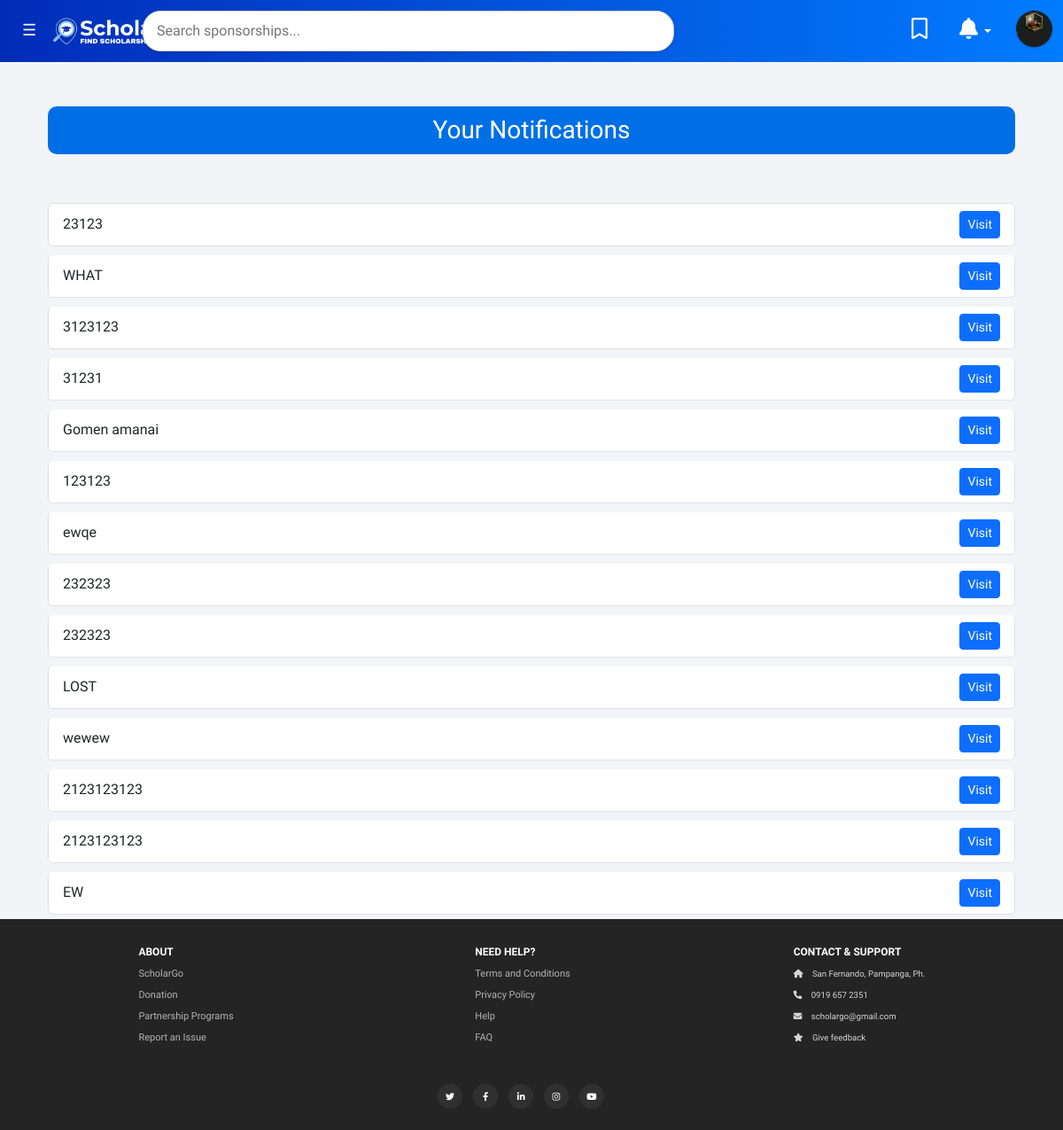
/notifications (signed in), run on the app's committed database.
### website/models.py (models this page shows, shortened)
class User(db.Model, UserMixin):
    id = db.Column(db.Integer, primary_key=True)
    username = db.Column(db.String(150), unique=True)
    image = db.Column(db.String(300), nullable=True)
    city = db.Column(db.String(150))
    birthdate = db.Column(db.Date, nullable=False)
    province = db.Column(db.String(150))
    notifications = db.relationship('Notification', backref='user', lazy=True)
    postalcode = db.Column(db.String(150))
    picture_path = db.Column(db.String(255), nullable=False)
    educationlevel = db.Column(db.String(150))
    email = db.Column(db.String(150), unique=True)
    password = db.Column(db.String(150))
    first_name = db.Column(db.String(150))
    last_name = db.Column(db.String(150))
    gender = db.Column(db.String(150))
    course = db.Column(db.String(150), nullable=True)
    phone_number = db.Column(db.String(150))
    gpa = db.Column(db.Float)
    extracurricular_activities = db.Column(db.String(300))
    financial_status = db.Column(db.String(150))
    notes = db.relationship('Note', backref='user', lazy=True)
    followed_sponsorships = db.relationship('Sponsorship_data', secondary=user_sponsorship,
                                             lazy='subquery', backref=db.backref('followers', lazy=True))
    comments = db.relationship('Comment', backref='user', lazy=True)

class Notification(db.Model):
    id = db.Column(db.Integer, primary_key=True)
    user_id = db.Column(db.Integer, db.ForeignKey('user.id'), nullable=False)
    sponsorship_id = db.Column(db.Integer, db.ForeignKey('sponsorship_data.id'), nullable=False)  # Add this line
    message = db.Column(db.String(255), nullable=False)
    is_read = db.Column(db.Boolean, default=False)
    priority = db.Column(db.String(50), nullable=True)
    alarm_date = db.Column(db.DateTime(timezone=True), nullable=True)  # Make alarm_date timezone-aware
    created_at = db.Column(db.DateTime(timezone=True), default=func.now())  # Store in UTC

### website/auth.py (the view)
@auth.route('/notifications')
@login_required
def notifications():
    user_notifications = Notification.query.filter_by(user_id=current_user.id).order_by(Notification.created_at.desc()).all()
    Notification.query.filter_by(user_id=current_user.id, is_read=False).update({'is_read': True})
    unread_count = Notification.query.filter_by(user_id=current_user.id, is_read=False).count()
    db.session.commit()
    return render_template("notifications.html", notifications=user_notifications, unread_count=unread_count, user=current_user)

### website/templates/notifications.html (shortened to what this page needs)
{% extends "base.html" %}
{% block content %}
<div class="container mt-5">
    <h2>Your Notifications</h2>
    <ul class="list-group mt-3" id="notification-list">
        {% for notification in notifications %}
            <li class="list-group-item d-flex justify-content-between align-items-center {% if not notification.is_read %}list-group-item-info{% endif %}">
                <span>{{ notification.message }}</span>
                <a href="{{ url_for('views.view_sponsorship', sponsor_id=notification.sponsorship_id) }}" class="btn btn-sm btn-primary">
                    Visit
                </a>
            </li>
        {% else %}
            <li class="list-group-item">You have no notifications.</li>
        {% endfor %}
    </ul>
</div>
{% endblock %}

### website/templates/base.html (shortened to what this page needs)
<!DOCTYPE html>
<html lang="en">
<head>
    <link href="https://cdn.jsdelivr.net/npm/bootstrap@5.3.0-alpha1/dist/css/bootstrap.min.css" rel="stylesheet">
    <link rel="stylesheet" href="{{ url_for('static', filename='css/base.css') }}">
    <link rel="stylesheet" href="{{ url_for('static', filename='css/footer.css') }}">
    <link rel="stylesheet" href="https://cdnjs.cloudflare.com/ajax/libs/font-awesome/6.0.0-beta3/css/all.min.css" />
</head>
<body>
    <nav class="navbar navbar-expand-lg" style="background-color: #1A32D0;">
        <div class="container-fluid">
            <div class="nav-logo" >
                <img src="/static/images/nav-logo.png" alt="Logo">
            </div>
            <div class="collapse navbar-collapse" id="navbarSupportedContent">
                <ul class="navbar-nav me-auto mb-2 mb-lg-0">
                    {% if current_user.is_authenticated %}
                        {% if session['user_type'] == 'User' %}
                        <button class="hamburger-btn" id="toggleSidebar">
                            ☰
                        </button>
                    </div>
                <ul class="navbar-nav ms-auto mb-2 mb-lg-0">
                    <li class="nav-item">
                        <form action="{{ url_for('views.search') }}" method="get" class="d-flex search-form">
                            <input type="text" class="search-bar" name="q" value="{{ query }}" placeholder="Search sponsorships..." required>
                        </form>
                    </li>
                    <li class="nav-item">
                        <a class="nav-link text-white" id="bookmarks" href="/follow">
                            <i class="far fa-bookmark"></i>
                        </a>
                    </li>
                    <li class="nav-item dropdown">
                        <a class="nav-link dropdown-toggle text-white" id="notificationsDropdown" role="button" data-bs-toggle="dropdown" aria-expanded="false">
                            <i class="fa-solid fa-bell"></i>
                        </a>
                    </li>
                    <li class="nav-item">
                        <a class="nav-link p-0" id="profilePic" href="/profile">
                            <img src="{{ url_for('static', filename='uploads/' + current_user.picture_path) }}" alt="Profile Picture" class="nav-profile-img">
                        </a>
                    </li>
                </ul>
            </div>
                        {% elif session['user_type'] == 'Sponsorship' %}
                            <li class="nav-item"><a class="nav-link text-white" id="sponsordashboard" href="/">Sponsor Dashboard</a></li>
                            <li class="nav-item"><a class="nav-link text-white" id="profilesponsor" href="/profilesponsor">Profile Settings</a></li>
                        {% endif %}
                    {% endif %}
    </nav>
    <div class="container">
        {% block content %} {% endblock %}
    </div>
    <footer>
        <div class="container">
            <div class="row">
                <div class="col-md-4 footer-column">
                    <ul class="nav flex-column">
                        <li class="nav-item">
                            <span class="footer-title">About</span>
                        </li>
                        <li class="footer nav-item"><a class="nav-link-footer" href="#">ScholarGo</a></li>
                        <li class="footer nav-item"><a class="nav-link-footer" href="#">Donation</a></li>
                        <li class="footer nav-item"><a class="nav-link-footer" href="#">Partnership Programs</a></li>
                        <li class="footer nav-item"><a class="nav-link-footer" href="#">Report an Issue</a></li>
                    </ul>
                </div>
                <div class="col-md-4 footer-column">
                    <ul class="nav flex-column">
                        <li class="nav-item">
                            <span class="footer-title">Need Help?</span>
                        </li>
                        <li class="nav-item"><a class="nav-link-footer" href="#">Terms and Conditions</a></li>
                        <li class="nav-item"><a class="nav-link-footer" href="#">Privacy Policy</a></li>
                        <li class="nav-item"><a class="nav-link-footer" href="#">Help</a></li>
                        <li class="nav-item"><a class="nav-link-footer" href="#">FAQ</a></li>
                    </ul>
                </div>
                <div class="col-md-4 footer-column">
                    <ul class="nav flex-column">
                        <li class="nav-item">
                            <span class="footer-title">Contact & Support</span>
                        </li>
                        <li class="nav-item"><span class="navlink-footer"><i class="fas fa-home"></i> San Fernando, Pampanga, Ph.</span></li>
                        <li class="nav-item"><span class="navlink-footer"><i class="fas fa-phone"></i> 0919 657 2351</span></li>
                        <li class="nav-item"><span class="navlink-footer"><i class="fas fa-envelope"></i> scholargo@gmail.com</span></li>
                        <li class="nav-item"><span class="navlink-footer"><i class="fas fa-star"></i> Give feedback</span></li>
                    </ul>
                </div>
                <div class="row icons">
                    <div class="col-12 text-center">
                        <ul class="list-inline social-buttons">
                            <li class="list-inline-item"><a href="#"><i class="fab fa-twitter"></i></a></li>
                            <li class="list-inline-item"><a href="#"><i class="fab fa-facebook-f"></i></a></li>
                            <li class="list-inline-item"><a href="#"><i class="fab fa-linkedin-in"></i></a></li>
                            <li class="list-inline-item"><a href="#"><i class="fab fa-instagram"></i></a></li>
                            <li class="list-inline-item"><a href="#"><i class="fab fa-youtube"></i></a></li>
                        </ul>
                    </div>
                </div>
            </div>
        </div>
    </footer>
</body>
</html>

### website/static/css/base.css (style rules this page uses)
body { font-family: 'Montserrat', sans-serif; background-color: #f2f4f7; color: #ffffff; }
.hamburger-btn { position: fixed; top: 10px; left: 10px; background-color: transparent; color: #f2f4f7; border: none; padding: 10px 15px; font-size: 18px; cursor: pointer; z-index: 1100; border-radius: 5px; transition: opacity 0.3s ease, transform 0.3s ease, font-size 0.3s ease, color 0.3s ease; }
.nav-item { margin-right: 20px; }
.nav-item:last-child { margin-right: 0; }
.nav-profile-img { width: 49px; height: 49px; border-radius: 50%; box-shadow: 0 1px 3px rgba(0, 0, 0, 0.2); object-fit: cover; transition: transform 0.3s ease, box-shadow 0.3s ease; }
.nav-item a i { font-size: 1.5rem; }
.nav-profile-img { width: 41px; height: 41px; border-radius: 50%; object-fit: cover; transition: transform 0.3s ease, box-shadow 0.3s ease; }
.search-bar { width: 50vw; max-width: 800px; padding: 10px 15px; border-radius: 20px; border: 1px solid #ccc; box-shadow: 0 1px 3px rgba(0, 0, 0, 0.2); font-size: 1rem; display: block; margin: 0 auto; }
.search-form { position: relative; top: 0; left: 10%; transform: translateX(-50%); z-index: 10; width: 100%; display: flex; justify-content: center; align-items: center; }
.navbar { background: linear-gradient(90deg, #012cb8, #017cff) !important; position: sticky !important; top: 0 !important; z-index: 1000 !important; padding: 1.5vh 0; }
.nav-logo img { width: 200px; height: auto; position: relative; left: 40px; margin-right: 15px; }
.nav-link { color: #ffffff; text-decoration: none; transition: color 0.3s ease, transform 0.3s ease, text-shadow 0.3s ease; line-height: 1.5; }
@media (max-width: 1200px) { .nav-logo img { width: 170px; } }
@media (max-width: 1200px) { .navbar-nav .nav-link, .nav-link { font-size: 14px; } }

### website/static/css/footer.css (style rules this page uses)
html, body { height: 100%; margin: 0; }
body { display: flex; flex-direction: column; }
.container { flex: 1; }
.text-center { margin-top: 2%; }
footer { padding: 2rem 0; background-color: #242424; }
.footer-column:not(:first-child) { padding-top: 2rem; }
@media (min-width: 768px) { .footer-column:not(:first-child) { padding-top: 0rem; } }
.footer-column { text-align: center; }
.footer-column .nav-item .nav-link-footer { padding: 0.1rem 0; color: #b4b4b4; text-decoration: none; }
.footer-column .nav-item .navlink-footer { padding: 0.1rem 0; color: #d5d5d5; text-decoration: none; font-size: 1.6vh; }
.footer-column .nav-item span.footer-title { font-size: 14px; font-weight: 700; color: #ffffff; text-transform: uppercase; }
.footer-column .nav-item .fas { margin-right: 0.5rem; }
.footer-column ul { display: inline-block; }
@media (min-width: 768px) { .footer-column ul { text-align: left; } }
ul.social-buttons { margin-top: 20px !important; margin-bottom: 0 !important; }
ul.social-buttons li a { font-size: 15px; line-height: 40px; display: block; width: 38px; height: 38px; -webkit-transition: all 0.3s; -moz-transition: all 0.3s; transition: all 0.3s; color: #ffffff; border-radius: 100%; outline: 0; background-color: #303030; }
@media (max-width: 1200px) { footer { padding: 1.5rem 0; } }
@media (max-width: 1200px) { .footer-column .nav-item .navlink-footer { font-size: 1.2vh; } }
@media (max-width: 1200px) { .footer-column .nav-item span.footer-title { font-size: 12px; } }
@media (max-width: 1200px) { ul.social-buttons li a { font-size: 10px; line-height: 30px; width: 28px; height: 28px; } }
@media (max-width: 1200px) { .nav-link-footer { font-size: 11px; } }

### website/templates/notifications.html (style rules this page uses)
body { color: black; }
h2 { font-size: 3.5vh; background-color: #006fe6; color: rgb(255, 255, 255); border-radius: 10px; padding: 10px; width: 100%; margin-top: 50px; margin-bottom: 50px; text-align: center; }
li.list-group-item { margin: 5px 0; border-radius: 5px; }

### data on the page
User: picture_path (picture)
Notification: message "23123"
Notification: message "WHAT"
Notification: message "3123123"
Notification: message "31231"
Notification: message "Gomen amanai"
Notification: message "123123"
Notification: message "ewqe"
Notification: message "232323"
Notification: message "232323"
Notification: message "LOST"
Notification: message "wewew"
Notification: message "2123123123"
Notification: message "2123123123"
Notification: message "EW"
